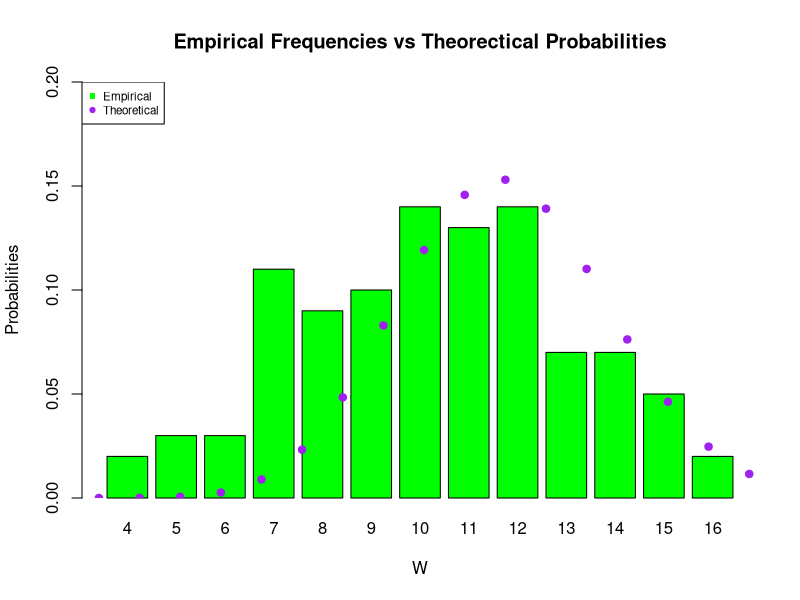
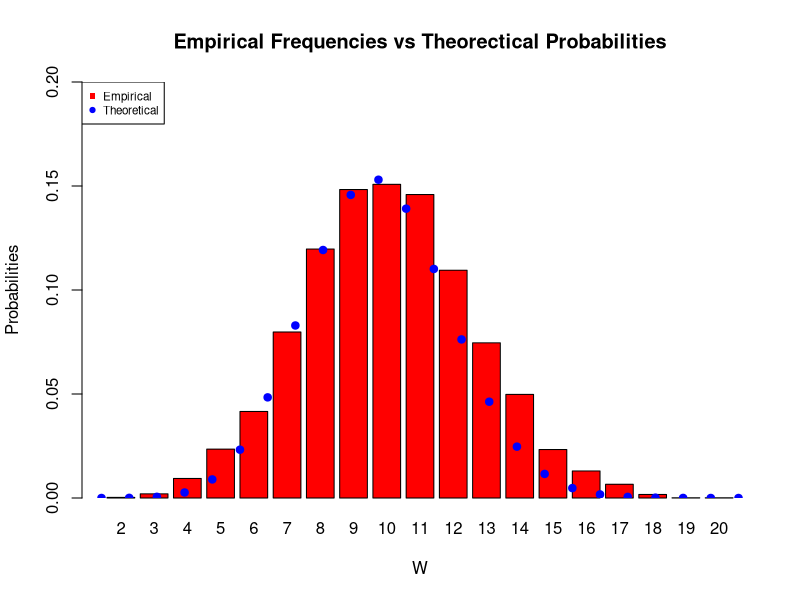

Write the R code that produced these figures, in order.
## ---- chunk 1
knitr::opts_chunk$set(echo = TRUE)
## ---- chunk 2
set.seed(21)
B = 100
m = 10
n = 20
p = 1/3
X = rbinom(B, m, p)
Y = rbinom(B, n, p)
W = X + Y
table(W)
## ---- chunk 3
Tab = table(W)
W.obs = as.numeric(names(Tab))
P.obs = as.numeric(Tab/B)
## ---- chunk 4
P.theo = dbinom(0:(m+n), m+n, p) #theorectical probabilities of W
barplot(P.obs, names.arg=W.obs, col='green', ylim=c(0, 0.2),
        main="Empirical Frequencies vs Theorectical Probabilities",
        xlab= "W", ylab="Probabilities")
points(0:(m+n), P.theo, col="purple", pch=19)
legend("topleft",legend=c("Empirical", "Theoretical"), col = c("green", "purple"), pch = c(15, 19), cex=0.7)
## ---- chunk 5
set.seed(21)
B2 = 10000
m = 10
n = 20
p = 1/3
X2 = rbinom(B2, m, p)
Y2 = rbinom(B2, n, p)
W2 = X2 + Y2
table(W2)

Tab = table(W2)
W2.obs = as.numeric(names(Tab))
P2.obs = as.numeric(Tab/B2)

P2.theo = dbinom(0:(m+n), m+n, p) #theorectical probabilities of W
barplot(P2.obs, names.arg=W2.obs, col='red', ylim=c(0, 0.2), main="Empirical Frequencies vs Theorectical Probabilities",xlab= "W", ylab="Probabilities")
points(0:(m+n), P2.theo, col="blue", pch=19)
legend("topleft",legend=c("Empirical", "Theoretical"), col = c("red", "blue"), pch = c(15, 19), cex=0.7)
